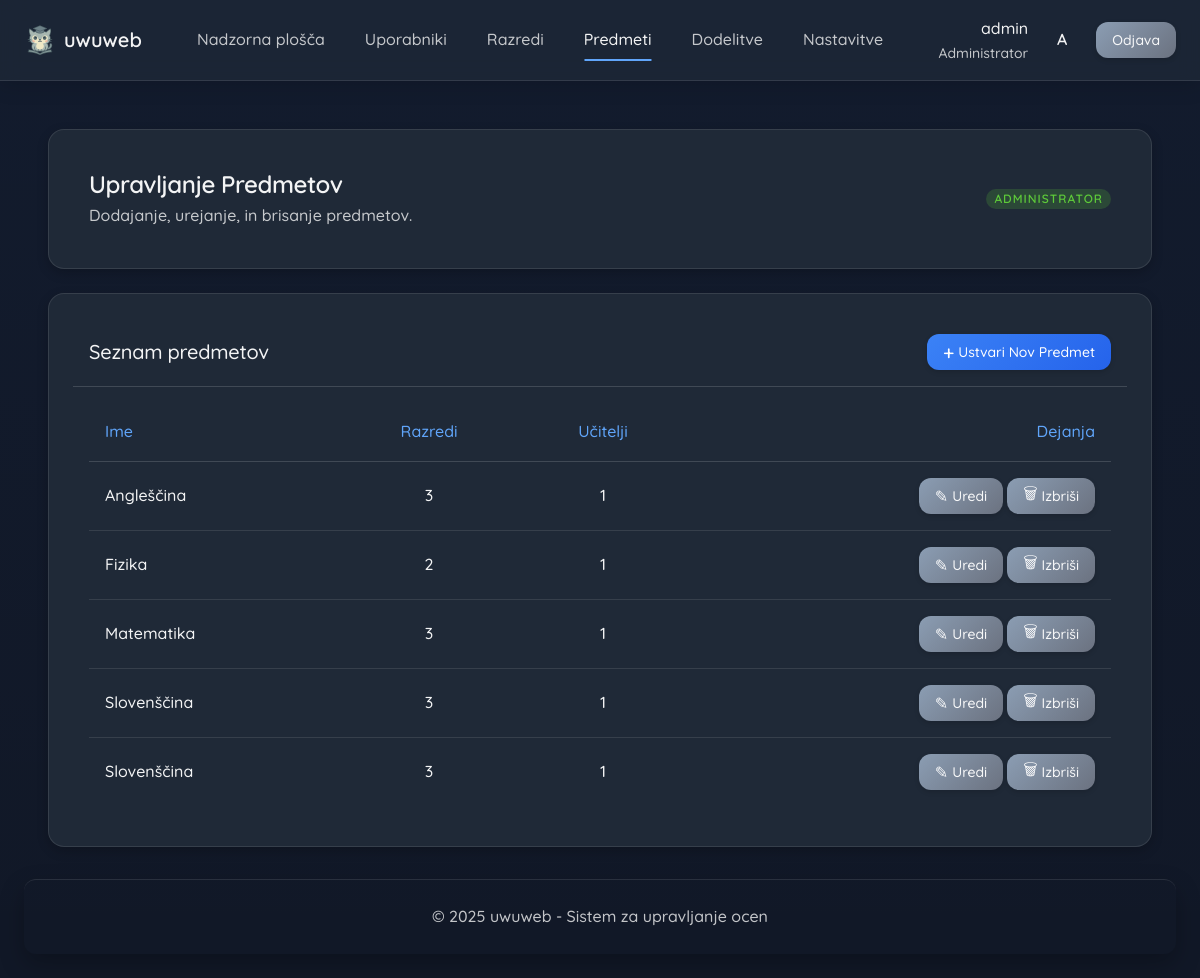
/admin/manage_subjects.php (signed in), run on the app's committed database.
### tables this page shows
CREATE TABLE class_subjects
(
    class_subject_id INT AUTO_INCREMENT PRIMARY KEY,
    class_id   INT NOT NULL,
    subject_id INT NOT NULL,
    teacher_id INT NOT NULL,
    CONSTRAINT class_id UNIQUE (class_id, subject_id),
    CONSTRAINT class_subjects_ibfk_1 FOREIGN KEY (class_id) REFERENCES classes (class_id),
    CONSTRAINT class_subjects_ibfk_2 FOREIGN KEY (subject_id) REFERENCES subjects (subject_id),
    CONSTRAINT class_subjects_ibfk_3 FOREIGN KEY (teacher_id) REFERENCES teachers (teacher_id)
);

CREATE TABLE teachers
(
    teacher_id INT AUTO_INCREMENT PRIMARY KEY,
    user_id INT NOT NULL,
    first_name VARCHAR(100) NOT NULL,
    last_name  VARCHAR(100) NOT NULL,
    CONSTRAINT user_id UNIQUE (user_id),
    CONSTRAINT teachers_ibfk_1 FOREIGN KEY (user_id) REFERENCES users (user_id)
);

CREATE TABLE subjects
(
    subject_id INT AUTO_INCREMENT PRIMARY KEY,
    name VARCHAR(100) NOT NULL
);

### includes/auth.php (called while the page is built, shortened)
<?php
function isLoggedIn(): bool
{
    return !empty($_SESSION['user_id'] ?? null);
}
function getUserRole(): int|null
{
    return $_SESSION['role_id'] ?? null;
}
function getRoleName(?int $roleId): string
{
    $roleNames = [
        ROLE_ADMIN => 'Administrator',
        ROLE_TEACHER => 'Učitelj',
        ROLE_STUDENT => 'Dijak',
        ROLE_PARENT => 'Starš/Skrbnik'
    ];
    if (isset($roleNames[$roleId])) return $roleNames[$roleId];
}

### admin/admin_functions.php (called while the page is built, shortened)
<?php
require_once __DIR__ . '/../includes/auth.php';
require_once __DIR__ . '/../includes/functions.php';
function getAllSubjects(): array
{
    try {
        $pdo = safeGetDBConnection('getAllSubjects');
        $query = "SELECT * FROM subjects ORDER BY name";
        return $pdo->query($query)->fetchAll(PDO::FETCH_ASSOC);
    } catch (PDOException $e) {
        logDBError("Napaka pri pridobivanju predmetov: " . $e->getMessage());
        return [];
    }
}
function getSubjectDetails(int $subjectId): ?array
{
    try {
        $pdo = safeGetDBConnection('getSubjectDetails');
        $query = "SELECT * FROM subjects WHERE subject_id = ?";
        $stmt = $pdo->prepare($query);
        $stmt->execute([$subjectId]);
        $subject = $stmt->fetch(PDO::FETCH_ASSOC);
        $stmt = $pdo->prepare("
            SELECT cs.class_subject_id, c.class_code, c.title, t.teacher_id,
                   u.username as teacher_username
            FROM class_subjects cs
            JOIN classes c ON cs.class_id = c.class_id
            JOIN teachers t ON cs.teacher_id = t.teacher_id
            JOIN users u ON t.user_id = u.user_id
            WHERE cs.subject_id = ?
        ");
        $stmt->execute([$subjectId]);
        $subject['classes'] = $stmt->fetchAll(PDO::FETCH_ASSOC);
        return $subject;
    } catch (PDOException $e) {
        logDBError("Napaka pri pridobivanju podatkov o predmetu: " . $e->getMessage());
        return null;
    }
}

### admin/manage_subjects.php (the view, shortened to what this page needs)
<?php
require_once '../includes/auth.php';
require_once '../includes/functions.php';
require_once 'admin_functions.php';
$subjects = getAllSubjects();
foreach ($subjects as &$subject) {
    $teacherCount = 0;
    $teacherIds = [];
    if (isset($subject['classes']) && is_array($subject['classes'])) {
        $classCount = count($subject['classes']);
        foreach ($subject['classes'] as $class) if (isset($class['teacher_id']) && !in_array($class['teacher_id'], $teacherIds, true)) {
            $teacherIds[] = $class['teacher_id'];
            $teacherCount++;
        }
    } else {
        $subjectDetails = getSubjectDetails($subject['subject_id']);
    }
}
require_once '../includes/header.php';
?>
<div class="container mt-lg">
    <?php renderHeaderCard(
        'Upravljanje Predmetov',
        'Dodajanje, urejanje, in brisanje predmetov.',
        'admin',
        'Administrator'
    ); ?>
    <div class="card shadow rounded-lg mb-xl">
        <div class="d-flex justify-between items-center p-md"
             style="border-bottom: 1px solid var(--border-color-medium);">
            <h2 class="text-lg font-medium mt-0 mb-0">Seznam predmetov</h2>
            <button class="btn btn-primary btn-sm d-flex items-center gap-xs" data-open-modal="createSubjectModal">
                <span class="text-lg">+</span> Ustvari Nov Predmet
            </button>
        </div>
        <div class="card__content p-md">
            <table class="data-table">
                <thead>
                <tr>
                    <th>Ime</th>
                    <th class="text-center">Razredi</th>
                    <th class="text-center">Učitelji</th>
                    <th class="text-right">Dejanja</th>
                </tr>
                </thead>
                <tbody>
                <?php if (empty($subjects)): ?>
                    <tr>
                        <td colspan="4" class="text-center p-lg">
                            <div class="alert status-info page-transition mb-0" role="status">
                                <div class="alert-icon">ℹ</div>
                                <div class="alert-content">
                                    Ni še ustvarjenih predmetov. Uporabite gumb zgoraj za dodajanje.
                                </div>
                            </div>
                        </td>
                    </tr>
                <?php else: ?>
                    <?php foreach ($subjects as $subject): ?>
                        <tr>
                            <td><?= htmlspecialchars($subject['name']) ?></td>
                            <td class="text-center"><?= $subject['class_count'] ?? 0 ?></td>
                            <td class="text-center"><?= $subject['teacher_count'] ?? 0 ?></td>
                            <td>
                                <div class="d-flex justify-end gap-xs">
                                    <button class="btn btn-secondary btn-sm d-flex items-center gap-xs"
                                            data-open-modal="editSubjectModal"
                                            data-id="<?= $subject['subject_id'] ?>"
                                            data-name="<?= htmlspecialchars($subject['name'] ?? '') ?>">
                                        <span class="text-md">✎</span> Uredi
                                    </button>
                                    <button class="btn btn-secondary btn-sm d-flex items-center gap-xs"
                                            data-open-modal="deleteSubjectModal"
                                            data-id="<?= $subject['subject_id'] ?>"
                                            data-name="<?= htmlspecialchars($subject['name'] ?? '') ?>">
                                        <span class="text-md">🗑</span> Izbriši
                                    </button>
                                </div>
                            </td>
                        </tr>
                    <?php endforeach; ?>
                <?php endif; ?>
                </tbody>
            </table>
        </div>
    </div>
</div>
<?php
include '../includes/footer.php';
?>

### includes/header.php (shortened to what this page needs)
<?php
require_once __DIR__ . '/auth.php';
$currentRole = getUserRole();
$isUserLoggedIn = isLoggedIn();
$roleName = getRoleName($currentRole);
$username = $isUserLoggedIn ? $_SESSION['username'] : '';
$currentPage = basename($_SERVER['PHP_SELF']);
?>
<!DOCTYPE html>
<html lang="sl">
<head>
    <link rel="stylesheet" href="/uwuweb/assets/css/style.css">
</head>
<body>
<header class="navbar">
    <div class="navbar-brand">
        <a href="/uwuweb/dashboard.php" class="navbar-logo" aria-label="Domov">
            <img src="/uwuweb/design/uwuweb-logo.png" alt="">uwuweb
        </a>
    </div>
    <?php if ($isUserLoggedIn): ?>
        <nav class="navbar-menu" id="navMenu">
            <a href="/uwuweb/dashboard.php" class="navbar-link <?= $currentPage === 'dashboard.php' ? 'active' : '' ?>">Nadzorna
                plošča</a>
            <?php if ($currentRole === ROLE_ADMIN): ?>
                <a href="/uwuweb/admin/users.php"
                   class="navbar-link <?= $currentPage === 'users.php' ? 'active' : '' ?>">Uporabniki</a>
                <a href="/uwuweb/admin/manage_classes.php"
                   class="navbar-link <?= $currentPage === 'manage_classes.php' ? 'active' : '' ?>">Razredi</a>
                <a href="/uwuweb/admin/manage_subjects.php"
                   class="navbar-link <?= $currentPage === 'manage_subjects.php' ? 'active' : '' ?>">Predmeti</a>
                <a href="/uwuweb/admin/manage_assignments.php"
                   class="navbar-link <?= $currentPage === 'manage_assignments.php' ? 'active' : '' ?>">Dodelitve</a>
                <a href="/uwuweb/admin/system_settings.php"
                   class="navbar-link <?= $currentPage === 'system_settings.php' ? 'active' : '' ?>">Nastavitve</a>
            <?php endif; ?>
        </nav>
        <div class="navbar-user-info d-none d-lg-flex items-center gap-md">
            <div class="d-flex flex-column text-right">
                <span class="text-primary font-medium"><?= htmlspecialchars($username) ?></span>
                <span class="text-secondary text-sm"><?= htmlspecialchars($roleName) ?></span>
            </div>
            <div class="profile-avatar <?= 'profile-' . strtolower($roleName) ?> d-flex items-center justify-center text-primary font-bold"
                 style="width: 36px; height: 36px; border-radius: 50%; font-size: var(--font-size-md);">
                <?= strtoupper(mb_substr($username, 0, 1)) ?>
            </div>
            <a href="/uwuweb/includes/logout.php" class="btn btn-secondary btn-sm">Odjava</a>
        </div>
    <?php endif; ?>
</header>
<main class="container page-transition py-lg">

### includes/functions.php (shortened to what this page needs)
<?php
require_once __DIR__ . '/auth.php';
function renderHeaderCard(string $title, string $description, string $role, ?string $roleText = null): void
{
    $roleClass = strtolower($role);
    $displayRoleText = $roleText ?? ucfirst($role);
    echo <<<HTML
    <div class="card shadow mb-lg page-transition">
        <div class="card__content p-md d-flex justify-between items-center">
            <div>
                <h1 class="text-xl font-bold mt-0 mb-xs">$title</h1>
                <p class="text-secondary mt-0 mb-0">$description</p>
            </div>
            <div class="role-badge role-$roleClass">$displayRoleText</div>
        </div>
    </div>
HTML;
}

### data on the page
class_subjects: teacher.teacher_id "Administrator", teacher.teacher_id "ADMINISTRATOR"
subjects: name "Angleščina", subject_id "3", teacher_count "1"
subjects: name "Fizika", class_count "2", teacher_count "1"
subjects: name "Matematika", class_count "3", subject_id "1"
subjects: name "Slovenščina", class_count "3", teacher_count "1"

### other printed values
$username "admin"
mb_substr($username, 0, 1) "A"
$title "Upravljanje Predmetov"
$description "Dodajanje, urejanje, in brisanje predmetov."
